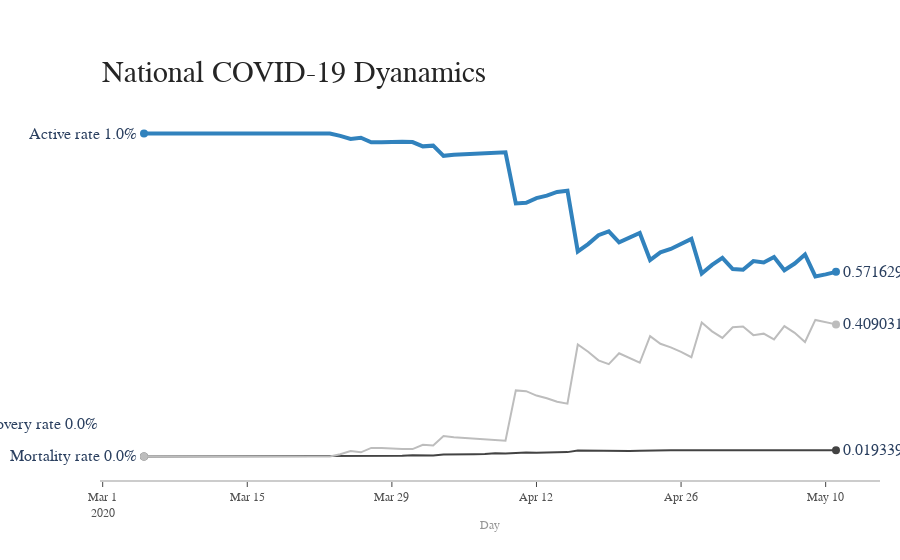

Here is the notebook cell this chart was saved with:
### Code cell
import plotly.graph_objects as go
import numpy as np

title = 'National COVID-19 Dyanamics'
labels = ['mortality_rate', 'recovery_rate', 'active_rate']
colors = ['rgb(67,67,67)', 'rgb(115,115,115)', 'rgb(49,130,189)']

mode_size = [8, 8, 12]
line_size = [2, 2, 4]

x_data = df.date
y_data = df3

fig = go.Figure()


fig.add_trace(go.Scatter(x=x_data, y=y_data['mortality_rate'], mode='lines',
name='mortality_rate',
line=dict(color='rgb(67,67,67)', width=2),
connectgaps=True,                             
    ))
fig.add_trace(go.Scatter(x=x_data, y=y_data['recovery_rate'], mode='lines',
name='recovery_rate',
line=dict(color='rgb(189,189,189)', width=2),
connectgaps=True,                             
    ))
fig.add_trace(go.Scatter(x=x_data, y=y_data['active_rate'], mode='lines',
name='active_rate',
line=dict(color='rgb(49,130,189)', width=4),
connectgaps=True,                             
    ))

# endpoints
fig.add_trace(go.Scatter(
   x=[x_data.iloc[0], x_data.iloc[-1]],
   y=[y_data['mortality_rate'].iloc[0], y_data['mortality_rate'].iloc[-1]],
   mode='markers',
   marker=dict(color='rgb(67,67,67)', size=8)
    ))
fig.add_trace(go.Scatter(
   x=[x_data.iloc[0], x_data.iloc[-1]],
   y=[y_data['recovery_rate'].iloc[0], y_data['recovery_rate'].iloc[-1]],
   mode='markers',
   marker=dict(color='rgb(189,189,189)', size=8)
    ))
fig.add_trace(go.Scatter(
   x=[x_data.iloc[0], x_data.iloc[-1]],
   y=[y_data['active_rate'].iloc[0], y_data['active_rate'].iloc[-1]],
   mode='markers',
   marker=dict(color='rgb(49,130,189)', size=8)
    ))

fig.update_layout(
    xaxis=dict(
        showline=True,
        showgrid=False,
        showticklabels=True,
        linecolor='rgb(204, 204, 204)',
        linewidth=2,
        ticks='outside',
        tickfont=dict(
            family='Arial',
            size=12,
            color='rgb(82, 82, 82)',
        ),
    ),
    yaxis=dict(
        showgrid=False,
        zeroline=False,
        showline=False,
        showticklabels=False,
    ),
    autosize=False,
    margin=dict(
        autoexpand=False,
        l=100,
        r=20,
        t=110,
    ),
    showlegend=False,
    plot_bgcolor='white'
)

annotations = []

# Adding labels

    # labeling the left_side of the plot
annotations.append(dict(xref='paper', x=0.05, y=y_data['mortality_rate'].iloc[0],
xanchor='right', yanchor='middle',
text='Mortality rate'+ ' {}%'.format(y_data['mortality_rate'].iloc[0]),
font=dict(family='Arial',
size=16),
showarrow=False))
annotations.append(dict(xref='paper', x=0, y=0.1,
xanchor='right', yanchor='middle',
text='Recovery rate'+ ' {}%'.format(y_data['recovery_rate'].iloc[0]),
font=dict(family='Arial',
size=16),
showarrow=False))
annotations.append(dict(xref='paper', x=0.05, y=y_data['active_rate'].iloc[0],
xanchor='right', yanchor='middle',
text='Active rate'+ ' {}%'.format(y_data['active_rate'].iloc[0]),
font=dict(family='Arial',
size=16),
showarrow=False))

# labeling the right_side of the plot
annotations.append(dict(xref='paper', x=0.95, y=y_data['mortality_rate'].iloc[-1],
                              xanchor='left', yanchor='middle',
                              text='{}%'.format(y_data['mortality_rate'].iloc[-1]),
                              font=dict(family='Arial',
                                        size=16),
                              showarrow=False))
annotations.append(dict(xref='paper', x=0.95, y=y_data['recovery_rate'].iloc[-1],
                              xanchor='left', yanchor='middle',
                              text='{}%'.format(y_data['recovery_rate'].iloc[-1]),
                              font=dict(family='Arial',
                                        size=16),
                              showarrow=False))
annotations.append(dict(xref='paper', x=0.95, y=y_data['active_rate'].iloc[-1],
                              xanchor='left', yanchor='middle',
                              text='{}%'.format(y_data['active_rate'].iloc[-1]),
                              font=dict(family='Arial',
                                        size=16),
                              showarrow=False))
# Title
annotations.append(dict(xref='paper', yref='paper', x=0.0, y=1.05,
                              xanchor='left', yanchor='bottom',
                              text='National COVID-19 Dyanamics',
                              font=dict(family='Arial',
                                        size=30,
                                        color='rgb(37,37,37)'),
                              showarrow=False))
# Source
annotations.append(dict(xref='paper', yref='paper', x=0.5, y=-0.1,
                              xanchor='center', yanchor='top',
                              text='Day',
                              font=dict(family='Arial',
                                        size=12,
                                        color='rgb(150,150,150)'),
                              showarrow=False))

fig.update_layout(annotations=annotations)

fig.show()

### Figure 1 — Plotly figure (JSON) as saved in the notebook; plotly's stock layout.template omitted (floating-point values rounded to 4 significant figures)
{"data": [{"connectgaps": true, "line": {"color": "rgb(67,67,67)", "width": 2}, "mode": "lines", "name": "mortality_rate", "type": "scatter", "x": ["2020-03-05", "2020-03-06", "2020-03-07", "2020-03-08", "2020-03-09", "2020-03-10", "2020-03-11", "2020-03-12", "2020-03-13", "2020-03-14", "2020-03-15", "2020-03-16", "2020-03-17", "2020-03-18", "2020-03-19", "2020-03-20", "2020-03-21", "2020-03-22", "2020-03-23", "2020-03-24", "2020-03-25", "2020-03-26", "2020-03-27", "2020-03-28", "2020-03-29", "2020-03-30", "2020-03-31", "2020-04-01", "2020-04-02", "2020-04-03", "2020-04-04", "2020-04-05", "2020-04-06", "2020-04-07", "2020-04-08", "2020-04-09", "2020-04-10", "2020-04-11", "2020-04-12", "2020-04-13", "2020-04-14", "2020-04-15", "2020-04-16", "2020-04-17", "2020-04-18", "2020-04-19", "2020-04-20", "2020-04-21", "2020-04-22", "2020-04-23", "2020-04-24", "2020-04-25", "2020-04-26", "2020-04-27", "2020-04-28", "2020-04-29", "2020-04-30", "2020-05-01", "2020-05-02", "2020-05-03", "2020-05-04", "2020-05-05", "2020-05-06", "2020-05-07", "2020-05-08", "2020-05-09", "2020-05-10", "2020-05-11"], "y": [0, 0, 0, 0, 0, 0, 0, 0, 0, 0, 0, 0, 0, 0, 0, 0, 0, 0, 0, 0, 0, 0, 0.0008547, 0.0008425, 0.001563, 0.002262, 0.003695, 0.003623, 0.00342, 0.00598, 0.005678, 0.006647, 0.007117, 0.007433, 0.009756, 0.009307, 0.01198, 0.01233, 0.0115, 0.01188, 0.01118, 0.01357, 0.01843, 0.01797, 0.01714, 0.0171, 0.01758, 0.01674, 0.01788, 0.01897, 0.01872, 0.01972, 0.01914, 0.01878, 0.01861, 0.01925, 0.01824, 0.01949, 0.01941, 0.01931, 0.01911, 0.01955, 0.0196, 0.01956, 0.02001, 0.01975, 0.01937, 0.01934]}, {"connectgaps": true, "line": {"color": "rgb(189,189,189)", "width": 2}, "mode": "lines", "name": "recovery_rate", "type": "scatter", "x": ["2020-03-05", "2020-03-06", "2020-03-07", "2020-03-08", "2020-03-09", "2020-03-10", "2020-03-11", "2020-03-12", "2020-03-13", "2020-03-14", "2020-03-15", "2020-03-16", "2020-03-17", "2020-03-18", "2020-03-19", "2020-03-20", "2020-03-21", "2020-03-22", "2020-03-23", "2020-03-24", "2020-03-25", "2020-03-26", "2020-03-27", "2020-03-28", "2020-03-29", "2020-03-30", "2020-03-31", "2020-04-01", "2020-04-02", "2020-04-03", "2020-04-04", "2020-04-05", "2020-04-06", "2020-04-07", "2020-04-08", "2020-04-09", "2020-04-10", "2020-04-11", "2020-04-12", "2020-04-13", "2020-04-14", "2020-04-15", "2020-04-16", "2020-04-17", "2020-04-18", "2020-04-19", "2020-04-20", "2020-04-21", "2020-04-22", "2020-04-23", "2020-04-24", "2020-04-25", "2020-04-26", "2020-04-27", "2020-04-28", "2020-04-29", "2020-04-30", "2020-05-01", "2020-05-02", "2020-05-03", "2020-05-04", "2020-05-05", "2020-05-06", "2020-05-07", "2020-05-08", "2020-05-09", "2020-05-10", "2020-05-11"], "y": [0, 0, 0, 0, 0, 0, 0, 0, 0, 0, 0, 0, 0, 0, 0, 0, 0, 0, 0, 0.00722, 0.01693, 0.01294, 0.0265, 0.02612, 0.02422, 0.02338, 0.02291, 0.03623, 0.0342, 0.06312, 0.05994, 0.0574, 0.05635, 0.05432, 0.05149, 0.04912, 0.2047, 0.2022, 0.1887, 0.1805, 0.1698, 0.1636, 0.3466, 0.3245, 0.2976, 0.2859, 0.3197, 0.3045, 0.2902, 0.3726, 0.3491, 0.3378, 0.324, 0.3073, 0.4149, 0.3875, 0.3671, 0.4003, 0.4023, 0.3758, 0.3803, 0.3627, 0.4038, 0.383, 0.3545, 0.4228, 0.4167, 0.409]}, {"connectgaps": true, "line": {"color": "rgb(49,130,189)", "width": 4}, "mode": "lines", "name": "active_rate", "type": "scatter", "x": ["2020-03-05", "2020-03-06", "2020-03-07", "2020-03-08", "2020-03-09", "2020-03-10", "2020-03-11", "2020-03-12", "2020-03-13", "2020-03-14", "2020-03-15", "2020-03-16", "2020-03-17", "2020-03-18", "2020-03-19", "2020-03-20", "2020-03-21", "2020-03-22", "2020-03-23", "2020-03-24", "2020-03-25", "2020-03-26", "2020-03-27", "2020-03-28", "2020-03-29", "2020-03-30", "2020-03-31", "2020-04-01", "2020-04-02", "2020-04-03", "2020-04-04", "2020-04-05", "2020-04-06", "2020-04-07", "2020-04-08", "2020-04-09", "2020-04-10", "2020-04-11", "2020-04-12", "2020-04-13", "2020-04-14", "2020-04-15", "2020-04-16", "2020-04-17", "2020-04-18", "2020-04-19", "2020-04-20", "2020-04-21", "2020-04-22", "2020-04-23", "2020-04-24", "2020-04-25", "2020-04-26", "2020-04-27", "2020-04-28", "2020-04-29", "2020-04-30", "2020-05-01", "2020-05-02", "2020-05-03", "2020-05-04", "2020-05-05", "2020-05-06", "2020-05-07", "2020-05-08", "2020-05-09", "2020-05-10", "2020-05-11"], "y": [1, 1, 1, 1, 1, 1, 1, 1, 1, 1, 1, 1, 1, 1, 1, 1, 1, 1, 1, 0.9928, 0.9831, 0.9871, 0.9726, 0.973, 0.9742, 0.9744, 0.9734, 0.9601, 0.9624, 0.9309, 0.9344, 0.936, 0.9365, 0.9383, 0.9388, 0.9416, 0.7833, 0.7855, 0.7998, 0.8077, 0.819, 0.8228, 0.6349, 0.6576, 0.6852, 0.697, 0.6627, 0.6788, 0.6919, 0.6084, 0.6322, 0.6425, 0.6568, 0.6739, 0.5665, 0.5933, 0.6147, 0.5802, 0.5783, 0.6049, 0.6006, 0.6178, 0.5766, 0.5974, 0.6255, 0.5574, 0.564, 0.5716]}, {"marker": {"color": "rgb(67,67,67)", "size": 8}, "mode": "markers", "type": "scatter", "x": ["2020-03-05", "2020-05-11"], "y": [0, 0.01934]}, {"marker": {"color": "rgb(189,189,189)", "size": 8}, "mode": "markers", "type": "scatter", "x": ["2020-03-05", "2020-05-11"], "y": [0, 0.409]}, {"marker": {"color": "rgb(49,130,189)", "size": 8}, "mode": "markers", "type": "scatter", "x": ["2020-03-05", "2020-05-11"], "y": [1, 0.5716]}], "layout": {"annotations": [{"font": {"family": "Arial", "size": 16}, "showarrow": false, "text": "Mortality rate 0.0%", "x": 0.05, "xanchor": "right", "xref": "paper", "y": 0, "yanchor": "middle"}, {"font": {"family": "Arial", "size": 16}, "showarrow": false, "text": "Recovery rate 0.0%", "x": 0, "xanchor": "right", "xref": "paper", "y": 0.1, "yanchor": "middle"}, {"font": {"family": "Arial", "size": 16}, "showarrow": false, "text": "Active rate 1.0%", "x": 0.05, "xanchor": "right", "xref": "paper", "y": 1, "yanchor": "middle"}, {"font": {"family": "Arial", "size": 16}, "showarrow": false, "text": "0.019339091250469394%", "x": 0.95, "xanchor": "left", "xref": "paper", "y": 0.01934, "yanchor": "middle"}, {"font": {"family": "Arial", "size": 16}, "showarrow": false, "text": "0.40903116785580174%", "x": 0.95, "xanchor": "left", "xref": "paper", "y": 0.409, "yanchor": "middle"}, {"font": {"family": "Arial", "size": 16}, "showarrow": false, "text": "0.5716297408937289%", "x": 0.95, "xanchor": "left", "xref": "paper", "y": 0.5716, "yanchor": "middle"}, {"font": {"color": "rgb(37,37,37)", "family": "Arial", "size": 30}, "showarrow": false, "text": "National COVID-19 Dyanamics", "x": 0, "xanchor": "left", "xref": "paper", "y": 1.05, "yanchor": "bottom", "yref": "paper"}, {"font": {"color": "rgb(150,150,150)", "family": "Arial", "size": 12}, "showarrow": false, "text": "Day", "x": 0.5, "xanchor": "center", "xref": "paper", "y": -0.1, "yanchor": "top", "yref": "paper"}], "autosize": false, "margin": {"autoexpand": false, "l": 100, "r": 20, "t": 110}, "plot_bgcolor": "white", "showlegend": false, "xaxis": {"linecolor": "rgb(204, 204, 204)", "linewidth": 2, "showgrid": false, "showline": true, "showticklabels": true, "tickfont": {"color": "rgb(82, 82, 82)", "family": "Arial", "size": 12}, "ticks": "outside"}, "yaxis": {"showgrid": false, "showline": false, "showticklabels": false, "zeroline": false}}}
